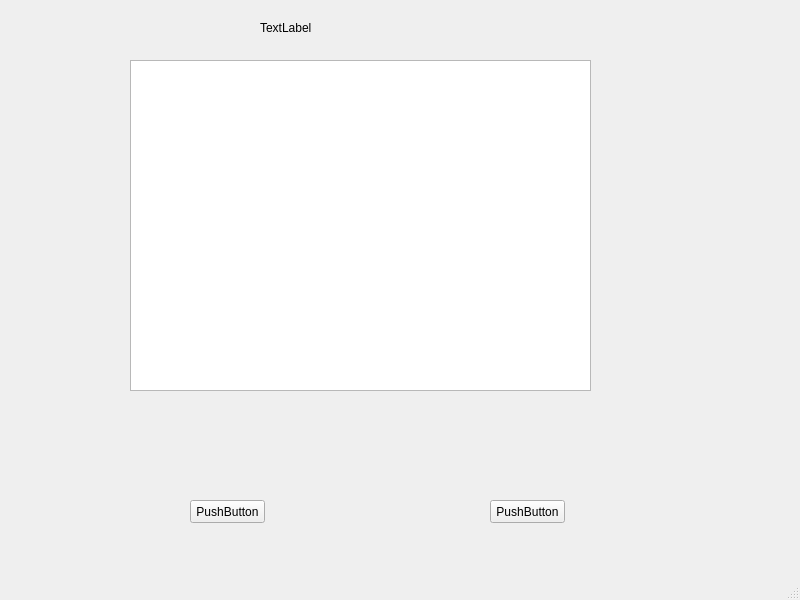
<?xml version="1.0" encoding="UTF-8"?>
<ui version="4.0">
 <class>MainWindow</class>
 <widget class="QMainWindow" name="MainWindow">
  <property name="geometry">
   <rect>
    <x>0</x>
    <y>0</y>
    <width>800</width>
    <height>600</height>
   </rect>
  </property>
  <property name="windowTitle">
   <string>MainWindow</string>
  </property>
  <widget class="QWidget" name="centralwidget">
   <widget class="QPushButton" name="pushButton">
    <property name="geometry">
     <rect>
      <x>190</x>
      <y>500</y>
      <width>75</width>
      <height>23</height>
     </rect>
    </property>
    <property name="text">
     <string>PushButton</string>
    </property>
   </widget>
   <widget class="QPushButton" name="pushButton_2">
    <property name="geometry">
     <rect>
      <x>490</x>
      <y>500</y>
      <width>75</width>
      <height>23</height>
     </rect>
    </property>
    <property name="text">
     <string>PushButton</string>
    </property>
   </widget>
   <widget class="QTextBrowser" name="textBrowser">
    <property name="geometry">
     <rect>
      <x>130</x>
      <y>60</y>
      <width>461</width>
      <height>331</height>
     </rect>
    </property>
   </widget>
   <widget class="QLabel" name="label">
    <property name="geometry">
     <rect>
      <x>260</x>
      <y>20</y>
      <width>151</width>
      <height>16</height>
     </rect>
    </property>
    <property name="text">
     <string>TextLabel</string>
    </property>
   </widget>
  </widget>
  <widget class="QMenuBar" name="menubar">
   <property name="geometry">
    <rect>
     <x>0</x>
     <y>0</y>
     <width>800</width>
     <height>22</height>
    </rect>
   </property>
  </widget>
  <widget class="QStatusBar" name="statusbar"/>
 </widget>
 <resources/>
 <connections/>
</ui>
